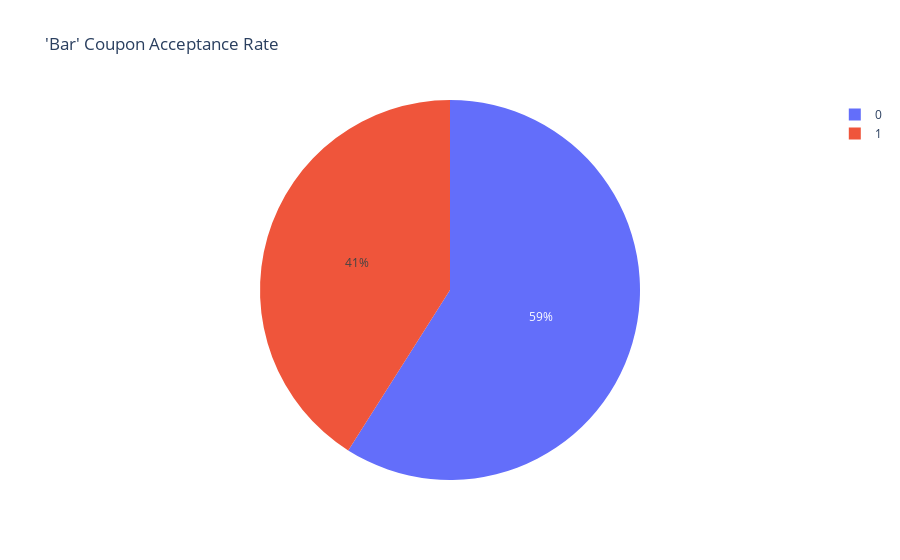

The code cell stored with this chart in its notebook:
### Markdown cell above
#### 2. What proportion of bar coupons were accepted?

### Code cell
# Generate pie chart
fig_2 = px.pie(bar_coupons, names='accept_coupon', title="'Bar' Coupon Acceptance Rate")
fig_2.show()

### Figure 1 — Plotly figure (JSON) as saved in the notebook; plotly's stock layout.template omitted (floating-point values rounded to 4 significant figures; data arrays with more than 128 entries replaced by an {"elided": "..."} marker saying what was removed)
{"data": [{"domain": {"x": [0, 1], "y": [0, 1]}, "hovertemplate": "accept_coupon=%{label}<extra></extra>", "labels": {"elided": "2017 int values"}, "legendgroup": "", "name": "", "showlegend": true, "type": "pie"}], "layout": {"legend": {"tracegroupgap": 0}, "title": {"text": "'Bar' Coupon Acceptance Rate"}}}
